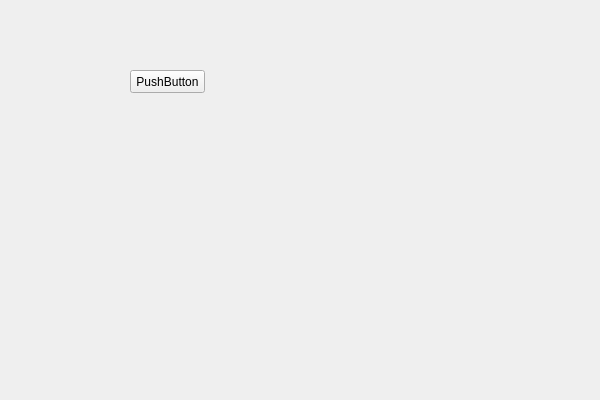
<?xml version="1.0" encoding="UTF-8"?>
<ui version="4.0">
 <class>MainWindowClass</class>
 <widget class="QWidget" name="MainWindowClass">
  <property name="geometry">
   <rect>
    <x>0</x>
    <y>0</y>
    <width>600</width>
    <height>400</height>
   </rect>
  </property>
  <property name="windowTitle">
   <string>MainWindow</string>
  </property>
  <widget class="QPushButton" name="pushButton">
   <property name="geometry">
    <rect>
     <x>130</x>
     <y>70</y>
     <width>75</width>
     <height>23</height>
    </rect>
   </property>
   <property name="text">
    <string>PushButton</string>
   </property>
  </widget>
 </widget>
 <layoutdefault spacing="6" margin="11"/>
 <resources>
  <include location="MainWindow.qrc"/>
 </resources>
 <connections/>
</ui>
